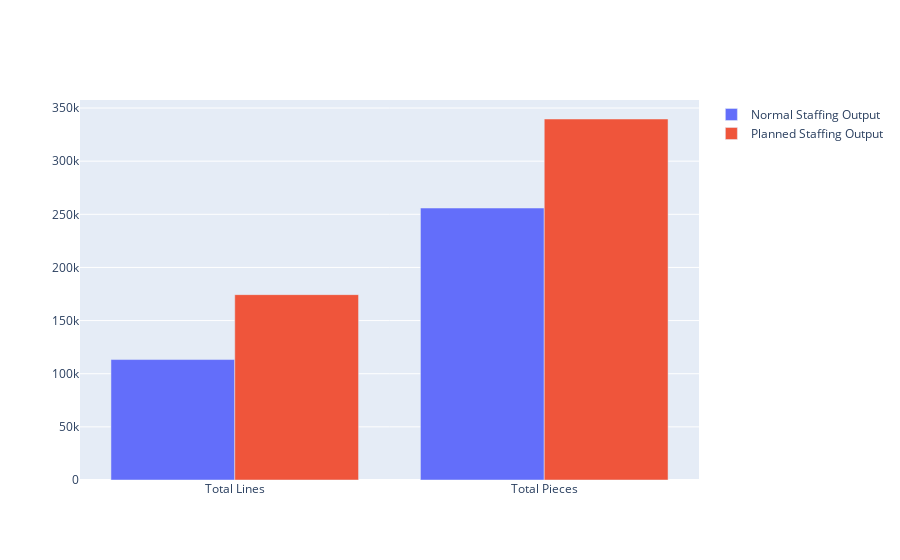
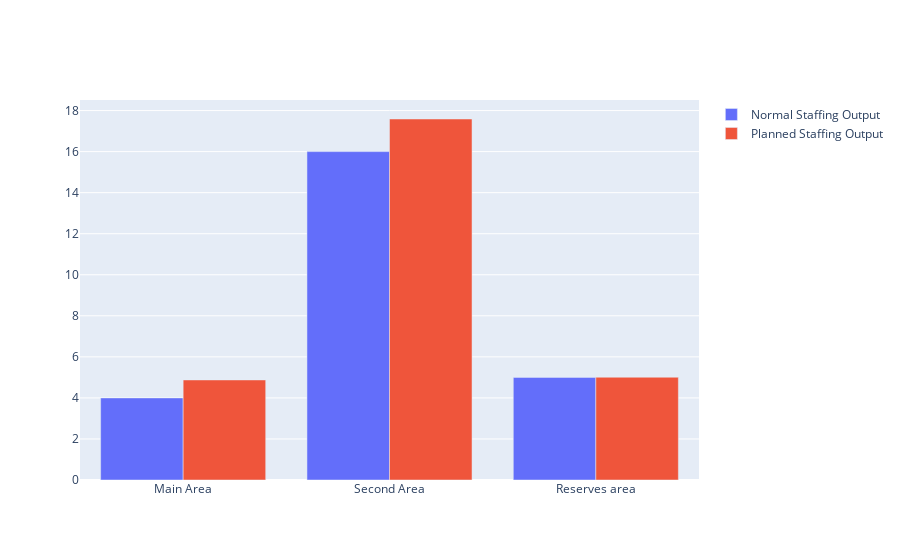

Here is the notebook cell these charts were saved with, in order:
### Markdown cell above
# Normal Staffing Output vs Planned Staffing Output

### Code cell
# Plot the graphs to showcase potential performance outputs

jobs = ['Total Lines', 'Total Pieces']
jobs2 = ['Main Area', 'Second Area','Reserves area']


fig = go.Figure(data = [go.Bar(name = 'Normal Staffing Output', x = jobs, y = [SC['Monday'][0], SC['Monday'][1]]),
                        go.Bar(name = 'Planned Staffing Output', x = jobs,y = [(SC['Monday'][0] * c + SC['Monday'][0]),(SC['Monday'][1] * c2 + SC['Monday'][1])])])

fig.update_layout(barmode='group')
fig.show()

# Save offline in html
#plotly.offline.plot(fig, filename='line_count.html',auto_open=False)



fig2 = go.Figure(data = [go.Bar(name = 'Normal Staffing Output',x = jobs2, y = [SC['Monday'][2],SC['Monday'][3],SC['Monday'][4]]),
                                 go.Bar(name = 'Planned Staffing Output', x = jobs2, y = [(SC['Monday'][2] * c3 + SC['Monday'][2]),
                                                                (SC['Monday'][3] * c4 + SC['Monday'][3]),(SC['Monday'][4] * c5 + SC['Monday'][4])])])

fig2.update_layout(barmode='group')
fig2.show()

# Save offline in html
#plotly.offline.plot(fig, filename='piece_count.html',auto_open=False)

### Figure 1 — Plotly figure (JSON) as saved in the notebook; plotly's stock layout.template omitted (floating-point values rounded to 4 significant figures)
{"data": [{"name": "Normal Staffing Output", "type": "bar", "x": ["Total Lines", "Total Pieces"], "y": [113324, 255900]}, {"name": "Planned Staffing Output", "type": "bar", "x": ["Total Lines", "Total Pieces"], "y": [174400.0, 339700.0]}], "layout": {"autosize": true, "barmode": "group", "xaxis": {"autorange": true, "range": [-0.5, 1.5], "type": "category"}, "yaxis": {"autorange": true, "range": [0, 357500.0], "type": "linear"}}}

### Figure 2 — Plotly figure (JSON) as saved in the notebook; plotly's stock layout.template omitted (floating-point values rounded to 4 significant figures)
{"data": [{"name": "Normal Staffing Output", "type": "bar", "x": ["Main Area", "Second Area", "Reserves area"], "y": [4, 16, 5]}, {"name": "Planned Staffing Output", "type": "bar", "x": ["Main Area", "Second Area", "Reserves area"], "y": [4.875, 17.59, 5.008]}], "layout": {"autosize": true, "barmode": "group", "xaxis": {"autorange": true, "range": [-0.5, 2.5], "type": "category"}, "yaxis": {"autorange": true, "range": [0, 18.52], "type": "linear"}}}
